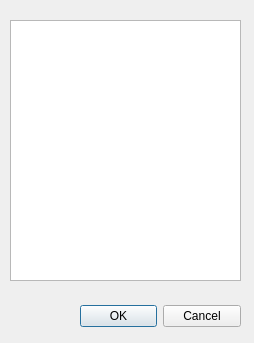
<?xml version="1.0" encoding="UTF-8"?>
<ui version="4.0">
 <class>LoadProjectWindow</class>
 <widget class="QDialog" name="LoadProjectWindow">
  <property name="geometry">
   <rect>
    <x>0</x>
    <y>0</y>
    <width>254</width>
    <height>343</height>
   </rect>
  </property>
  <property name="windowTitle">
   <string>Dialog</string>
  </property>
  <widget class="QDialogButtonBox" name="LoadButton">
   <property name="geometry">
    <rect>
     <x>80</x>
     <y>300</y>
     <width>161</width>
     <height>32</height>
    </rect>
   </property>
   <property name="orientation">
    <enum>Qt::Horizontal</enum>
   </property>
   <property name="standardButtons">
    <set>QDialogButtonBox::Cancel|QDialogButtonBox::Ok</set>
   </property>
  </widget>
  <widget class="QListWidget" name="ProjectList">
   <property name="geometry">
    <rect>
     <x>10</x>
     <y>20</y>
     <width>231</width>
     <height>261</height>
    </rect>
   </property>
  </widget>
  <widget class="QWidget" name="verticalLayoutWidget">
   <property name="geometry">
    <rect>
     <x>40</x>
     <y>90</y>
     <width>160</width>
     <height>80</height>
    </rect>
   </property>
   <layout class="QVBoxLayout" name="verticalLayout"/>
  </widget>
 </widget>
 <resources/>
 <connections>
  <connection>
   <sender>LoadButton</sender>
   <signal>rejected()</signal>
   <receiver>LoadProjectWindow</receiver>
   <slot>reject()</slot>
   <hints>
    <hint type="sourcelabel">
     <x>316</x>
     <y>260</y>
    </hint>
    <hint type="destinationlabel">
     <x>286</x>
     <y>274</y>
    </hint>
   </hints>
  </connection>
 </connections>
</ui>
